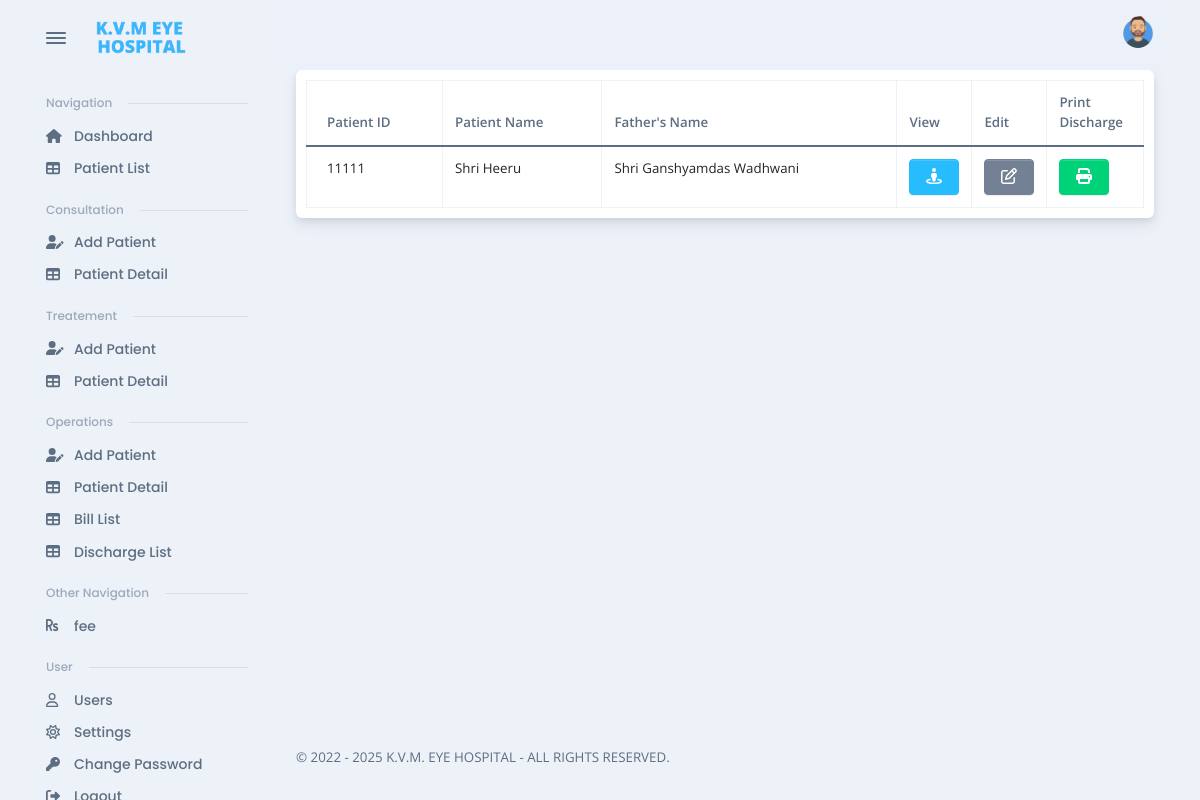
/public/o_discharge_list.php (signed in), run on the app's committed database.
### tables this page shows
CREATE TABLE `op_discharge` (
  `pid` int(11) NOT NULL,
  `diagnosis` varchar(80) NOT NULL,
  `surgeryprocedure` varchar(80) NOT NULL,
  `doa` varchar(11) NOT NULL,
  `doatime` varchar(10) NOT NULL,
  `dos` varchar(11) NOT NULL,
  `dod` varchar(11) NOT NULL,
  `dodtime` varchar(10) NOT NULL,
  `timestamp` timestamp NOT NULL DEFAULT current_timestamp(),
  KEY `op_patient_id_dis` (`pid`),
  CONSTRAINT `op_patient_id_dis` FOREIGN KEY (`pid`) REFERENCES `op_patient` (`id`)
);

CREATE TABLE `op_patient` (
  `id` int(11) NOT NULL AUTO_INCREMENT,
  `pre` varchar(4) NOT NULL,
  `fullname` varchar(50) NOT NULL,
  `pref` varchar(4) NOT NULL,
  `fathersname` varchar(50) NOT NULL,
  `gender` varchar(1) NOT NULL,
  `age` int(3) NOT NULL,
  `address` varchar(50) NOT NULL,
  `email` varchar(45) NOT NULL,
  `phone` bigint(11) NOT NULL,
  `timestamp` timestamp NOT NULL DEFAULT current_timestamp(),
  `idstatus` varchar(11) DEFAULT 'Active',
  PRIMARY KEY (`id`)
);

### public/function.php (called while the page is built, shortened)
<?php
if (isset($_SESSION['username'])) {
if (!(function_exists('operation_patient_detail'))) {
  function operation_patient_detail($id)
  {
    include('../dbcon.php');
    $q = "SELECT * FROM `op_patient` WHERE id ='$id';";
    $testt = $conn->query($q);
    $row =  $testt->fetch_assoc();
    $result = array("id" => $row['id'], "ppre" => $row['pre'], "pname" => $row['fullname'], "fpre" => $row['pref'], "fname" => $row['fathersname'], "gender" => $row['gender'], "age" => $row['age'], "address" => $row['address'], "email" => $row['email'], "phone" => $row['phone'], "timestamp" => $row['timestamp']);
    return $result;
  }
}
?>
    <?php
    } else {
        echo "<script>window.location.href = '../index.php'; </script>";
    }
    ?>

### public/o_discharge_list.php (the view, shortened to what this page needs)
<?php
if (isset($_SESSION['username'])) {
    include "head.php";
    include "topandsidenav.php";
    include "function.php";
?>
    <div class="card mb-3">
        <div class="card-body pt-0" style="margin-top:10px;padding:10px;">
            <div class="table-responsive scrollbar ">
                <table class="table  table-responsive table-bordered table-striped fs--1 mb-0 table-hover" id="myTable">
                    <thead>
                        <tr>
                            <th style="overflow-wrap: break-word;" scope="col"> Patient ID</th>
                            <th style="overflow-wrap: break-word;" scope="col">Patient Name</th>
                            <th style="overflow-wrap: break-word;" scope="col">Father's Name</th>
                            <th style="overflow-wrap: break-word;" scope="col" width="4%">View</th>
                            <th style="overflow-wrap: break-word;" scope="col" width="4%">Edit</th>
                            <th style="overflow-wrap: break-word;" scope="col" width="4%">Print Discharge</th>
                        </tr>
                    </thead>
                    <tbody>
                        <?php
                        $sql = "SELECT * FROM `op_discharge`  ";
                        $result = $conn->query($sql);
                        if ($result->num_rows > 0) {
                            while ($row = $result->fetch_assoc()) {
                        ?>
                                <tr>
                                    <td style="overflow-wrap: break-word;"><?php echo $row["pid"]; ?></td>
                                    <td style="overflow-wrap: break-word;text-transform:capitalize;"><?php $detail = operation_patient_detail($row['pid']);
                                                                            echo $detail['ppre'] . " " . $detail['pname']; ?></td>
                                    <td style="overflow-wrap: break-word;text-transform:capitalize;"><?php
                                                                            echo $detail['fpre'] . " " . $detail['fname']; ?></td>
                                    <td style="overflow-wrap: break-word;">
                                        <form action="#" method="POST">
                                            <button class="btn btn btn-info" type="submit" name="billview" value="billview"><i class="fas fa-street-view"></i> </button>
                                        </form>
                                    </td>
                                    <td style="overflow-wrap: break-word;">
                                        <form action="o_discharge_edit.php" method="POST">
                                            <button class="btn btn btn-secondary" type="submit" name="edit" value="edit"><i class="far fa-edit"></i> </button>
                                        </form>
                                    </td>
                                    <td style="overflow-wrap: break-word;">
                                        <form action="o_discharge_print.php" method="POST">
                                            <button class="btn btn btn-success" type="submit" name="bill" value="bill"><i class=" fas fa-print"></i> </button>
                                        </form>
                                    </td>
                                </tr>
                        <?php
                            }
                        } else {
                        }
                        ?>
                    </tbody>
                </table>
            </div>
        </div>
    </div>
<?php include "footer.php";
} else {
    echo "<script>window.location.href = '../index.php'; </script>";
}
?>

### public/head.php (style rules this page uses)
td { padding: 0 10px; }

### data on the page
op_discharge: pid "11111", ppre "Shri", pid.fullname "Heeru", fpre "Shri", pid.fathersname "Ganshyamdas Wadhwani"
